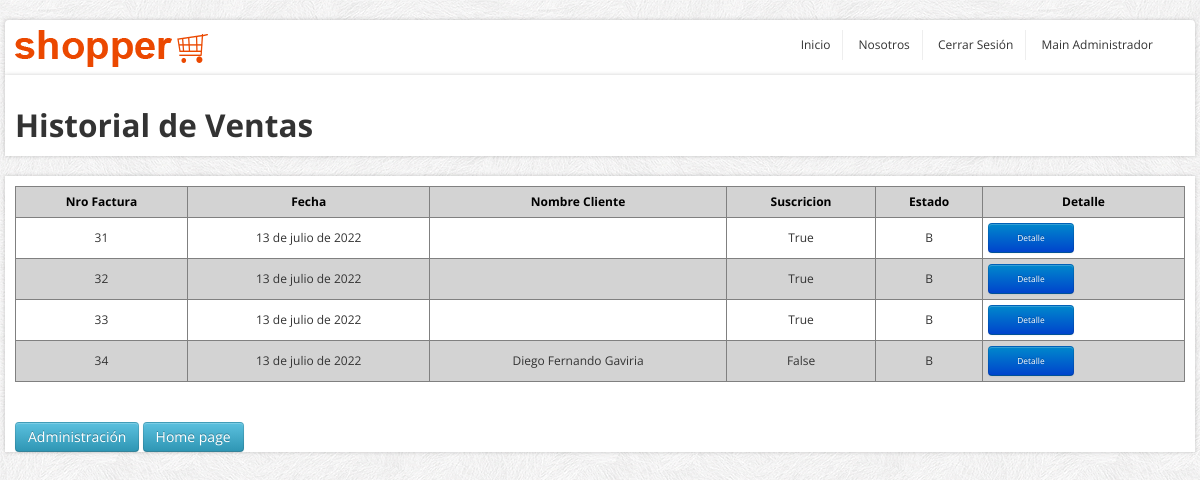
Screenshot of /registro_ventas with the database file from the repository.
### core/models.py (models this page shows, shortened)
class Factura(models.Model):
    usuario = models.ForeignKey(User, on_delete=models.DO_NOTHING)
    fecha = models.DateField(blank=False, null=False, verbose_name="Fecha Factura")
    estado = models.CharField(max_length=1, default="B",blank=False, null=False, verbose_name="Fecha Factura")

class PerfilUsuario(models.Model):
    user = models.OneToOneField(User, blank=False, null=False, on_delete=models.CASCADE)
    rutUsuario = models.CharField(max_length=15, unique=True)
    direccionUsusario = models.CharField(max_length=300, blank=False, null=False, verbose_name="Direccion Usuario")
    suscripcionUsusario = models.BooleanField(default=False,blank=False, null=False, verbose_name="Suscriptor")
    imagenUsuario = models.ImageField(upload_to="images/", default="sinfoto.jpg", null=False, blank=False, verbose_name="Imagen Usuario")

### core/views.py (the view)
# urls.py: path('registro_ventas', registro_ventas, name="registro_ventas"),
def registro_ventas(request):
    data = {"mesg": ""}
    data["list"] = Factura.objects.all().order_by('id')
    return render(request, "core/registro_ventas.html", data)

### core/templates/core/registro_ventas.html (shortened to what this page needs)
{% load static %}
<!DOCTYPE html>
<html lang="en">
	<head>
		<link href="../../static/core/css/bootstrap/css/bootstrap.min.css" rel="stylesheet">
		<link href="../../static/core/css/bootstrap/css/bootstrap-responsive.min.css" rel="stylesheet">
		<link href="../../static/core/css/themes/css/bootstrappage.css" rel="stylesheet"/>
		<link href="../../static/core/css/themes/css/flexslider.css" rel="stylesheet"/>
		<link href="../../static/core/css/themes/css/main.css" rel="stylesheet"/>
		<link href="{% static 'core/css/forms.css'%}" rel="stylesheet">
	</head>
    <body>
		<div id="top-bar" class="container">
			<div class="row container-fluid">
					<ul class="user-menu">
						<div class="pull-left">
							<a href="index.html" class="logo pull-left"><img src="../../static/core/css/themes/images/logo.png" class="site_logo" alt=""></a>
						</div>
						<div class="pull-right">
							<li><a href="{% url 'home' %}">Inicio</a></li>
							<li><a href="{% url 'sobre_nosotros' %}">Nosotros</a></li>
							<li><a href="{% url 'cerrar_sesion' %}">Cerrar Sesión</a></li>
							<li><a href="{% url 'mainAdministrador' %}">Main Administrador</a></li>
						</div>
					</ul>
			</div>
		</div>
		<div id="wrapper" class="container">
			<section class="main-content">
			    <br>
				<h2><span>Historial de Ventas</span></h2>
                <div class="span5">
				</div>
			</section>
		</div>
		<div id="wrapper" class="container">
			<section class="main-content">
				{% if list %}
				<table id="tabla_datos">
					<thead>
						<tr>
							<th>Nro Factura</th>
							<th>Fecha</th>
							<th>Nombre Cliente</th>
							<th>Suscricion</th>
							<th>Estado</th>
							<th>Detalle</th>
						</tr>
					</thead>
					<tbody>
						{% for pro in list %}
						<tr>
							<td align="center">{{ pro.id }}</td>
							<td align="center">{{ pro.fecha }}</td>
							<td align="center">{{ pro.usuario.first_name }} {{ pro.usuario.last_name}}</td>
							<td align="center">{{ pro.usuario.perfilusuario.suscripcionUsusario}}</td>
							<td align="center">{{ pro.estado }}</td>
							<td><a href="{% url 'detalle_factura' pro.id %}"
								class="btn btn-primary btn-sm boton_chico">Detalle</a></td>
						</tr>
						{% endfor %}
					</tbody>
				</table>
				{% endif %}
				<br>
				<a href="http://127.0.0.1:8000/admin" class="btn btn-info btn-sm">Administración</a>
				<a href="{% url 'home' %}" class="btn btn-info btn-sm">Home page</a>
			</section>
		</div>
    </body>
</html>

### core/static/core/css/themes/css/main.css (style rules this page uses)
body { font-size: 12px; font-family: 'Open Sans', arial, tahoma, sans-serif; background:url(../images/bg.png) repeat 0 0 fixed; }
ul li a,a { color:#333; outline:0; -webkit-transition: all 0.2s linear; -moz-transition: all 0.2s linear; -o-transition: all 0.2s linear; -ms-transition: all 0.2s linear; transition: all 0.2s linear; }
a { color:#eb4800; }
#wrapper,#top-bar { background: #fff; margin: 20px auto 20px auto; box-shadow: 0px 0px 4px 0px rgba(0, 0, 0, 0.2); -moz-box-shadow: 0px 0px 4px 0px rgba(0, 0, 0, 0.2); -webkit-box-shadow: 0px 0px 4px 0px rgba(0, 0, 0, 0.2); padding:0px 10px; }
#top-bar { background-color:#fff; padding:10px; margin: 20px auto -22px auto; -webkit-border-radius: 4px; -moz-border-radius: 4px; border-radius: 4px; }
#top-bar .user-menu { margin-left: 10px; padding: 0; list-style: none; }
#top-bar .user-menu li { display: inline-block; *display: inline; zoom: 1; border-right: 1px solid #eee; padding: 5px 12px; }
#top-bar .user-menu li:last-child { border-right:0; }

### core/static/core/css/forms.css (style rules this page uses)
#tabla_datos { width: 100%; margin: auto; border-collapse: collapse; border: 1px solid gray; margin-top: 10px; margin-bottom: 20px; }
#tabla_datos th, td { border: 1px solid gray; padding: 5px; }
#tabla_datos th { background-color: lightgray; color: black; }
#tabla_datos tr:nth-child(even) { background-color: lightgray; }
.boton_chico { font-size: 0.7em; width: 60px; }

### rows the page displays
Factura: id "31", fecha "13 de julio de 2022", usuario.perfilusuario.suscripcionUsusario "True", estado "B"
Factura: id "32", fecha "13 de julio de 2022", usuario.perfilusuario.suscripcionUsusario "True", estado "B"
Factura: id "33", fecha "13 de julio de 2022", usuario.perfilusuario.suscripcionUsusario "True", estado "B"
Factura: id "34", fecha "13 de julio de 2022", usuario.first_name "Diego Fernando", usuario.last_name "Gaviria", usuario.perfilusuario.suscripcionUsusario "False", estado "B"
